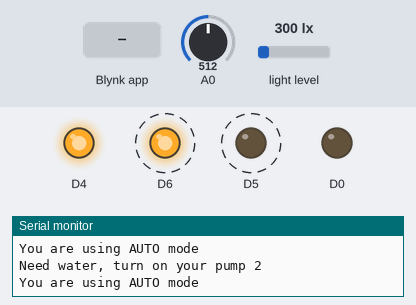
Bench run of a sketch on a simulated ESP8266 (Wemos D1 mini). Parts: output pins drawn as LEDs (lit = HIGH), the last lines printed to the serial monitor. Dashed ring = blinking. Inputs (shaded band) come from the test bench; at power-on: A0 = 512, light level 300 lx.

Above: at 3.06 s.
3.3 s: A0 set to 363
6.3 s: A0 set to 337
At 6.45 s:
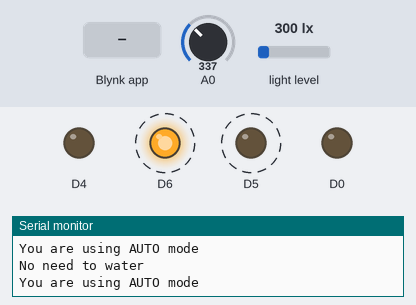
9.3 s: A0 set to 483
12.3 s: A0 set to 509
At 12.47 s:
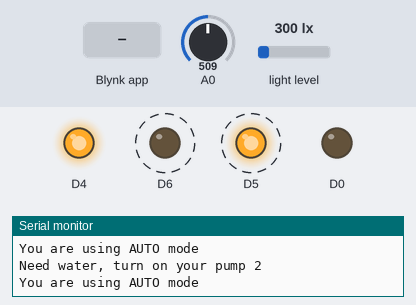
15.3 s: Blynk app writes 1 to V3
At 15.56 s:
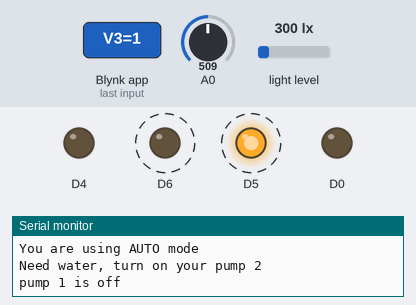
18.3 s: Blynk app writes 1 to V4
At 18.63 s:
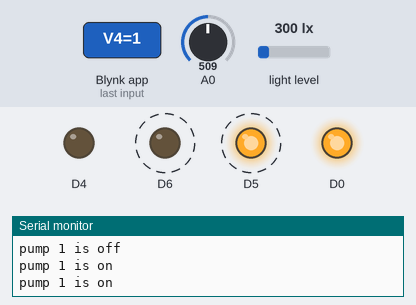
Timing chart, 0 to 22.3 s (numbered marks = the images above; inputs shaded):
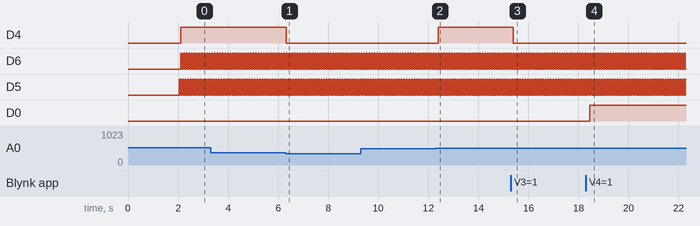

Measured:
- the behaviour switches between 349 and 348 on A0 (found by bisection; images 0 and 1)
- the behaviour switches between 496 and 497 on A0 (found by bisection; images 1 and 2)
- after the input at 6.3 s, D4: HIGH → LOW at once
- after the input at 12.3 s, D4: LOW → HIGH after 0.10 s
- after the input at 15.3 s, D4: HIGH → LOW after 0.09 s
- after the input at 18.3 s, D0: LOW → HIGH after 0.15 s
- by itself, D6, D5: alternates HIGH for 0.05 s and LOW for 0.05 s

The sketch:

main.ino
```cpp
// Fill-in information from your Blynk Template here
#define BLYNK_TEMPLATE_ID "TMPLQnnpBv92"
#define BLYNK_DEVICE_NAME "nha ngu"
#define BLYNK_AUTH_TOKEN "x__qMenChjbWDXaIkQkbnWuQHSB63pjU"

#define BLYNK_FIRMWARE_VERSION        "0.1.0"

#define BLYNK_PRINT Serial
//#define BLYNK_DEBUG

#define APP_DEBUG

// Uncomment your board, or configure a custom board in Settings.h
//#define USE_SPARKFUN_BLYNK_BOARD
//#define USE_NODE_MCU_BOARD
//#define USE_WITTY_CLOUD_BOARD
//#define USE_WEMOS_D1_MINI

#include "BlynkEdgent.h"
#include <Wire.h>
#include <BH1750.h>
BH1750 lightMeter;
//#define motor1 D0
//#define motor2 D4
int pinValue;
int modeValue;
int Mode;
int motor1mode;
int motor2mode;
int lux;
bool autopush1 = false;
bool autopush2 = false;
const int AirValue = 646;
const int WaterValue = 277;
int soilMoistureValue = 0;
int soilmoisturepercent = 0;


//SETUP CONNECTION
BLYNK_WRITE(V2)
{
  modeValue= param.asInt();
}
BLYNK_WRITE(V3)
{
  Mode = param.asInt();
  }
BLYNK_WRITE(V4)
{
  motor1mode = param.asInt();
  }
BLYNK_WRITE(V5)
{
  motor2mode = param.asInt();
  }


 //SETUP PIN
void setup()
{
  Serial.begin(9600);
  delay(200);
  pinMode(D0,OUTPUT);
  pinMode(D4,OUTPUT);
  pinMode(D5,OUTPUT);
  pinMode(D6,OUTPUT);
  digitalWrite(D0,LOW);
  digitalWrite(D4,LOW);
  Wire.begin(D2,D1); //dat D1 la SCL; D2 la SDA
  BlynkEdgent.begin();
  lightMeter.begin();
}


//READ SENSOR
void Readsensor1()
{
  //SENSOR1
  delay(50);
  digitalWrite(D5,HIGH);
  digitalWrite(D6,LOW);
  soilMoistureValue = analogRead(A0);
  soilmoisturepercent =  map(soilMoistureValue, AirValue, WaterValue, 0, 100);
  Blynk.virtualWrite(V0,soilmoisturepercent);}
  //SENSOR2
void Readsensor2()
{
  delay(50);
  digitalWrite(D5,LOW);
  digitalWrite(D6,HIGH);
  soilMoistureValue = analogRead(A0);
  soilmoisturepercent =  map(soilMoistureValue, AirValue, WaterValue, 0, 100);
  Blynk.virtualWrite(V1,soilmoisturepercent);
  }


//CONTROL
//AUTO MODE
void Autocontrol(int waterpercent,int airpercent,int motor) //dieu khien tu dong
 {
    Blynk.virtualWrite(V2,LOW);
  if(soilmoisturepercent >= waterpercent && motor == 1)
  {
    Serial.println("No need to water");
    digitalWrite(D0,LOW);
    Blynk.virtualWrite(V4,LOW);
    }
   else if(soilmoisturepercent < airpercent && motor == 1)
   {
    Serial.println("Need water, turn on your pump 1");
    digitalWrite(D0,HIGH);
    Blynk.virtualWrite(V4,HIGH);
    }
   else if(soilmoisturepercent >= waterpercent && motor == 2)
  {
    Serial.println("No need to water");
    digitalWrite(D4,LOW);
    Blynk.virtualWrite(V5,LOW);
    }
   else if(soilmoisturepercent < airpercent && motor == 2)
   {
    Serial.println("Need water, turn on your pump 2");
    digitalWrite(D4,HIGH);
    Blynk.virtualWrite(V5,HIGH);
    }
  }
//HANDLE MODE
void Handlecontrol(int which)
{
  Readsensor1(); //doc cam bien 1
  Readsensor2(); //doc cam bien 2
  switch(which)
  {
    case 1: //chon motor 1
    switch(motor1mode)
    {
      case 0:
      digitalWrite(D0,LOW);
      Serial.println("pump 1 is off");
      break;
      case 1:
      digitalWrite(D0,HIGH);
      Serial.println("pump 1 is on");
      break;
      }
      break;
    case 2: //chon motor 2
    switch(motor2mode)
    {
      case 0:
      digitalWrite(D4,LOW);
      Serial.println("pump 2 is off");
      break;
      case 1:
      digitalWrite(D4,HIGH);
      Serial.println("pump 2 is on");
      break;
      }
      break;
  }
}


//CHOOSE MODE
void Choose()
{
  if( Mode == 0 )
  {
    autopush1 = true;
    autopush2 = true;
    Serial.println("You are using AUTO mode");
    Readsensor1();
    Autocontrol(84,30,1); //do am >= 84 thi tat may bom, <30 thi bat may bom, dau tay
    Readsensor2();
    Autocontrol(80,40,2); //do am >= 80 thi tat may bom, <40 thi bat may bom; cai xa lach
    }
  if( Mode == 1 && modeValue == 0) //Che do Handle cho motor 1
  {
    checkauto1();
    checkauto2();
    autopush1 = false;
    autopush2 = false;
    Handlecontrol(1);
    }
   else if( Mode == 1 && modeValue == 1) //Che do Handle cho motor 2
   {
    Handlecontrol(2);
    }
  }
  void checkauto1()
{
  {
  switch(autopush1)
  {
    case(true):
    Blynk.virtualWrite(V4,LOW);
    digitalWrite(D0,LOW);
    break;
    case(false):
    break;
  }
  }
}
  void checkauto2()
{
  {
  switch(autopush2)
  {
    case(true):
    Blynk.virtualWrite(V5,LOW);
    digitalWrite(D4,LOW);
    break;
    case(false):
    break;
  }
  }
}

//LOOP
void loop() {
  lux = lightMeter.readLightLevel();
  Blynk.virtualWrite(V6,lux);
  Choose();
  BlynkEdgent.run();
}
```
